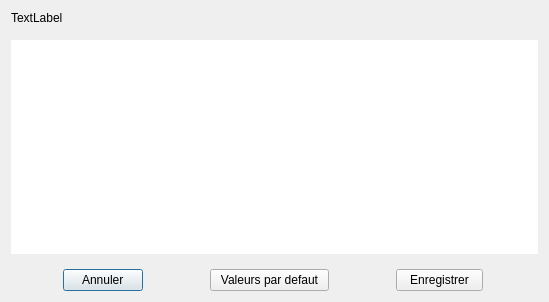
<?xml version="1.0" encoding="UTF-8"?>
<ui version="4.0">
 <class>TextFileEditor</class>
 <widget class="QDialog" name="TextFileEditor">
  <property name="geometry">
   <rect>
    <x>0</x>
    <y>0</y>
    <width>549</width>
    <height>302</height>
   </rect>
  </property>
  <property name="windowTitle">
   <string>Dialog</string>
  </property>
  <property name="modal">
   <bool>true</bool>
  </property>
  <layout class="QVBoxLayout" name="verticalLayout">
   <property name="spacing">
    <number>15</number>
   </property>
   <item>
    <widget class="QLabel" name="titleLabel">
     <property name="font">
      <font>
       <weight>50</weight>
       <bold>false</bold>
      </font>
     </property>
     <property name="text">
      <string>TextLabel</string>
     </property>
     <property name="wordWrap">
      <bool>true</bool>
     </property>
    </widget>
   </item>
   <item>
    <widget class="QPlainTextEdit" name="textEdit">
     <property name="frameShape">
      <enum>QFrame::NoFrame</enum>
     </property>
     <property name="frameShadow">
      <enum>QFrame::Plain</enum>
     </property>
    </widget>
   </item>
   <item>
    <widget class="QWidget" name="widget" native="true">
     <layout class="QHBoxLayout" name="horizontalLayout">
      <property name="spacing">
       <number>15</number>
      </property>
      <property name="leftMargin">
       <number>0</number>
      </property>
      <property name="topMargin">
       <number>0</number>
      </property>
      <property name="rightMargin">
       <number>0</number>
      </property>
      <property name="bottomMargin">
       <number>0</number>
      </property>
      <item>
       <widget class="QPushButton" name="abortButton">
        <property name="sizePolicy">
         <sizepolicy hsizetype="Maximum" vsizetype="Fixed">
          <horstretch>0</horstretch>
          <verstretch>0</verstretch>
         </sizepolicy>
        </property>
        <property name="text">
         <string>   Annuler   </string>
        </property>
       </widget>
      </item>
      <item>
       <widget class="QPushButton" name="defaultButton">
        <property name="sizePolicy">
         <sizepolicy hsizetype="Maximum" vsizetype="Fixed">
          <horstretch>0</horstretch>
          <verstretch>0</verstretch>
         </sizepolicy>
        </property>
        <property name="text">
         <string>  Valeurs par defaut  </string>
        </property>
       </widget>
      </item>
      <item>
       <widget class="QPushButton" name="okButton">
        <property name="sizePolicy">
         <sizepolicy hsizetype="Maximum" vsizetype="Maximum">
          <horstretch>0</horstretch>
          <verstretch>0</verstretch>
         </sizepolicy>
        </property>
        <property name="text">
         <string>   Enregistrer   </string>
        </property>
       </widget>
      </item>
     </layout>
    </widget>
   </item>
  </layout>
 </widget>
 <resources/>
 <connections>
  <connection>
   <sender>abortButton</sender>
   <signal>clicked()</signal>
   <receiver>TextFileEditor</receiver>
   <slot>reject()</slot>
   <hints>
    <hint type="sourcelabel">
     <x>99</x>
     <y>272</y>
    </hint>
    <hint type="destinationlabel">
     <x>80</x>
     <y>302</y>
    </hint>
   </hints>
  </connection>
 </connections>
</ui>
